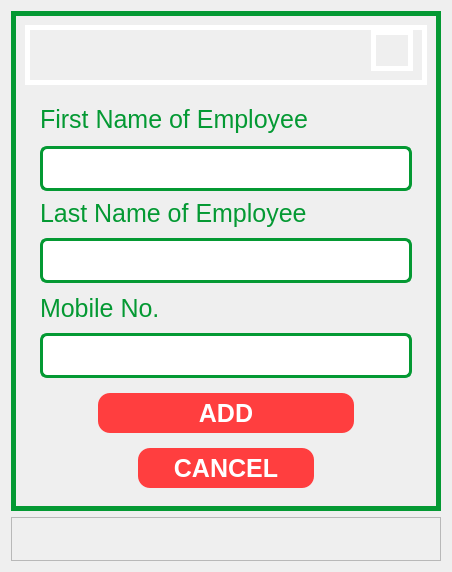
               <widget class="QWidget" name="page_35">
                <layout class="QGridLayout" name="gridLayout_91">
                 <item row="0" column="0">
                  <widget class="QFrame" name="frame_437">
                   <property name="minimumSize">
                    <size>
                     <width>430</width>
                     <height>500</height>
                    </size>
                   </property>
                   <property name="maximumSize">
                    <size>
                     <width>430</width>
                     <height>500</height>
                    </size>
                   </property>
                   <property name="styleSheet">
                    <string notr="true">border-radius: 0px;
border-style: solid;
border-width: 5px;
border-color: #049933;</string>
                   </property>
                   <property name="frameShape">
                    <enum>QFrame::StyledPanel</enum>
                   </property>
                   <property name="frameShadow">
                    <enum>QFrame::Raised</enum>
                   </property>
                   <layout class="QVBoxLayout" name="verticalLayout_70">
                    <item>
                     <widget class="QFrame" name="frame_438">
                      <property name="minimumSize">
                       <size>
                        <width>0</width>
                        <height>60</height>
                       </size>
                      </property>
                      <property name="maximumSize">
                       <size>
                        <width>16777215</width>
                        <height>60</height>
                       </size>
                      </property>
                      <property name="styleSheet">
                       <string notr="true">border-color: white;</string>
                      </property>
                      <property name="frameShape">
                       <enum>QFrame::StyledPanel</enum>
                      </property>
                      <property name="frameShadow">
                       <enum>QFrame::Raised</enum>
                      </property>
                      <layout class="QHBoxLayout" name="horizontalLayout_153">
                       <property name="topMargin">
                        <number>0</number>
                       </property>
                       <item>
                        <spacer name="horizontalSpacer_22">
                         <property name="orientation">
                          <enum>Qt::Horizontal</enum>
                         </property>
                         <property name="sizeHint" stdset="0">
                          <size>
                           <width>40</width>
                           <height>20</height>
                          </size>
                         </property>
                        </spacer>
                       </item>
                       <item>
                        <widget class="QPushButton" name="pushButton_63">
                         <property name="maximumSize">
                          <size>
                           <width>16777215</width>
                           <height>60</height>
                          </size>
                         </property>
                         <property name="focusPolicy">
                          <enum>Qt::NoFocus</enum>
                         </property>
                         <property name="styleSheet">
                          <string notr="true">border-radius: 0.1px;</string>
                         </property>
                         <property name="text">
                          <string/>
                         </property>
                         <property name="icon">
                          <iconset>
                           <normaloff>images/Spirit’s FITNESS GYM.png</normaloff>images/Spirit’s FITNESS GYM.png</iconset>
                         </property>
                         <property name="iconSize">
                          <size>
                           <width>200</width>
                           <height>30</height>
                          </size>
                         </property>
                        </widget>
                       </item>
                      </layout>
                     </widget>
                    </item>
                    <item>
                     <widget class="QFrame" name="frame_439">
                      <property name="styleSheet">
                       <string notr="true">border-color: white;
border-width: 0px;</string>
                      </property>
                      <property name="frameShape">
                       <enum>QFrame::StyledPanel</enum>
                      </property>
                      <property name="frameShadow">
                       <enum>QFrame::Raised</enum>
                      </property>
                      <layout class="QGridLayout" name="gridLayout_90">
                       <item row="2" column="2" rowspan="2">
                        <widget class="QFrame" name="frame_440">
                         <property name="frameShape">
                          <enum>QFrame::StyledPanel</enum>
                         </property>
                         <property name="frameShadow">
                          <enum>QFrame::Raised</enum>
                         </property>
                        </widget>
                       </item>
                       <item row="7" column="0" colspan="3">
                        <widget class="QFrame" name="frame_443">
                         <property name="maximumSize">
                          <size>
                           <width>16777215</width>
                           <height>250</height>
                          </size>
                         </property>
                         <property name="frameShape">
                          <enum>QFrame::StyledPanel</enum>
                         </property>
                         <property name="frameShadow">
                          <enum>QFrame::Raised</enum>
                         </property>
                         <layout class="QVBoxLayout" name="verticalLayout_71">
                          <property name="topMargin">
                           <number>0</number>
                          </property>
                          <property name="bottomMargin">
                           <number>0</number>
                          </property>
                          <item>
                           <widget class="QFrame" name="frame_444">
                            <property name="frameShape">
                             <enum>QFrame::StyledPanel</enum>
                            </property>
                            <property name="frameShadow">
                             <enum>QFrame::Raised</enum>
                            </property>
                            <layout class="QHBoxLayout" name="horizontalLayout_154">
                             <item>
                              <widget class="QFrame" name="frame_445">
                               <property name="maximumSize">
                                <size>
                                 <width>40</width>
                                 <height>16777215</height>
                                </size>
                               </property>
                               <property name="frameShape">
                                <enum>QFrame::StyledPanel</enum>
                               </property>
                               <property name="frameShadow">
                                <enum>QFrame::Raised</enum>
                               </property>
                              </widget>
                             </item>
                             <item>
                              <widget class="QPushButton" name="confirm_add_employee_btn">
                               <property name="minimumSize">
                                <size>
                                 <width>0</width>
                                 <height>40</height>
                                </size>
                               </property>
                               <property name="cursor">
                                <cursorShape>PointingHandCursor</cursorShape>
                               </property>
                               <property name="focusPolicy">
                                <enum>Qt::NoFocus</enum>
                               </property>
                               <property name="styleSheet">
                                <string notr="true">QPushButton{
border-color: #FF3E3F;
background-color: rgb(255, 62, 63);
color: rgb(255, 255, 255);
font: bold 25px Arial, serif;
border-radius: 12px;

cursor: grab;
}

QPushButton:hover{
	border-color:#cc3132;
	background-color: #cc3132;
}
</string>
                               </property>
                               <property name="text">
                                <string>ADD</string>
                               </property>
                              </widget>
                             </item>
                             <item>
                              <widget class="QFrame" name="frame_446">
                               <property name="maximumSize">
                                <size>
                                 <width>40</width>
                                 <height>16777215</height>
                                </size>
                               </property>
                               <property name="frameShape">
                                <enum>QFrame::StyledPanel</enum>
                               </property>
                               <property name="frameShadow">
                                <enum>QFrame::Raised</enum>
                               </property>
                              </widget>
                             </item>
                            </layout>
                           </widget>
                          </item>
                          <item>
                           <widget class="QFrame" name="frame_447">
                            <property name="maximumSize">
                             <size>
                              <width>16777215</width>
                              <height>100</height>
                             </size>
                            </property>
                            <property name="frameShape">
                             <enum>QFrame::StyledPanel</enum>
                            </property>
                            <property name="frameShadow">
                             <enum>QFrame::Raised</enum>
                            </property>
                            <layout class="QHBoxLayout" name="horizontalLayout_155">
                             <property name="topMargin">
                              <number>0</number>
                             </property>
                             <property name="bottomMargin">
                              <number>0</number>
                             </property>
                             <item>
                              <widget class="QFrame" name="frame_448">
                               <property name="maximumSize">
                                <size>
                                 <width>80</width>
                                 <height>90</height>
                                </size>
                               </property>
                               <property name="frameShape">
                                <enum>QFrame::StyledPanel</enum>
                               </property>
                               <property name="frameShadow">
                                <enum>QFrame::Raised</enum>
                               </property>
                              </widget>
                             </item>
                             <item>
                              <widget class="QPushButton" name="cancel_add_employee_btn">
                               <property name="minimumSize">
                                <size>
                                 <width>0</width>
                                 <height>40</height>
                                </size>
                               </property>
                               <property name="cursor">
                                <cursorShape>PointingHandCursor</cursorShape>
                               </property>
                               <property name="focusPolicy">
                                <enum>Qt::NoFocus</enum>
                               </property>
                               <property name="styleSheet">
                                <string notr="true">QPushButton{
border-color: #FF3E3F;
background-color: rgb(255, 62, 63);
color: rgb(255, 255, 255);
font: bold 25px Arial, serif;
border-radius: 12px;

cursor: grab;
}

QPushButton:hover{
	border-color:#cc3132;
	background-color: #cc3132;
}
</string>
                               </property>
                               <property name="text">
                                <string>CANCEL</string>
                               </property>
                              </widget>
                             </item>
                             <item>
                              <widget class="QFrame" name="frame_449">
                               <property name="maximumSize">
                                <size>
                                 <width>80</width>
                                 <height>100</height>
                                </size>
                               </property>
                               <property name="frameShape">
                                <enum>QFrame::StyledPanel</enum>
                               </property>
                               <property name="frameShadow">
                                <enum>QFrame::Raised</enum>
                               </property>
                              </widget>
                             </item>
                            </layout>
                           </widget>
                          </item>
                         </layout>
                        </widget>
                       </item>
                       <item row="5" column="1">
                        <widget class="QLineEdit" name="employee_phone_num_input">
                         <property name="minimumSize">
                          <size>
                           <width>0</width>
                           <height>45</height>
                          </size>
                         </property>
                         <property name="styleSheet">
                          <string notr="true">QLineEdit{
border: 3px solid  #049933;;
border-radius: 0px;
font: 25px Arial, serif;
border-radius: 7px;
}
QLineEdit:focus{
border-color: #00bc3b;
background-color: #f2f2f2;
}</string>
                         </property>
                        </widget>
                       </item>
                       <item row="0" column="0" rowspan="2">
                        <widget class="QFrame" name="frame_441">
                         <property name="frameShape">
                          <enum>QFrame::StyledPanel</enum>
                         </property>
                         <property name="frameShadow">
                          <enum>QFrame::Raised</enum>
                         </property>
                        </widget>
                       </item>
                       <item row="0" column="2" rowspan="2">
                        <widget class="QFrame" name="frame_442">
                         <property name="frameShape">
                          <enum>QFrame::StyledPanel</enum>
                         </property>
                         <property name="frameShadow">
                          <enum>QFrame::Raised</enum>
                         </property>
                        </widget>
                       </item>
                       <item row="2" column="1">
                        <widget class="QLabel" name="label_58">
                         <property name="maximumSize">
                          <size>
                           <width>330</width>
                           <height>45</height>
                          </size>
                         </property>
                         <property name="styleSheet">
                          <string notr="true">border-color: white;
font: 25px Arial, serif;
color: rgb(4, 153, 51);</string>
                         </property>
                         <property name="text">
                          <string>Last Name of Employee</string>
                         </property>
                        </widget>
                       </item>
                       <item row="1" column="1">
                        <widget class="QLineEdit" name="employee_first_name_main_input">
                         <property name="minimumSize">
                          <size>
                           <width>0</width>
                           <height>45</height>
                          </size>
                         </property>
                         <property name="maximumSize">
                          <size>
                           <width>450</width>
                           <height>40</height>
                          </size>
                         </property>
                         <property name="styleSheet">
                          <string notr="true">QLineEdit{
border: 3px solid  #049933;;
border-radius: 0px;
font: 25px Arial, serif;
border-radius: 7px;
}
QLineEdit:focus{
border-color: #00bc3b;
background-color: #f2f2f2;
}</string>
                         </property>
                        </widget>
                       </item>
                       <item row="0" column="1">
                        <widget class="QLabel" name="label_59">
                         <property name="maximumSize">
                          <size>
                           <width>330</width>
                           <height>45</height>
                          </size>
                         </property>
                         <property name="styleSheet">
                          <string notr="true">border-color: white;
font: 25px Arial, serif;
color: rgb(4, 153, 51);</string>
                         </property>
                         <property name="text">
                          <string>First Name of Employee</string>
                         </property>
                        </widget>
                       </item>
                       <item row="2" column="0" rowspan="2">
                        <widget class="QFrame" name="frame_450">
                         <property name="frameShape">
                          <enum>QFrame::StyledPanel</enum>
                         </property>
                         <property name="frameShadow">
                          <enum>QFrame::Raised</enum>
                         </property>
                        </widget>
                       </item>
                       <item row="3" column="1">
                        <widget class="QLineEdit" name="employee_last_name_main_input">
                         <property name="minimumSize">
                          <size>
                           <width>0</width>
                           <height>45</height>
                          </size>
                         </property>
                         <property name="maximumSize">
                          <size>
                           <width>450</width>
                           <height>45</height>
                          </size>
                         </property>
                         <property name="styleSheet">
                          <string notr="true">QLineEdit{
border: 3px solid  #049933;;
border-radius: 0px;
font: 25px Arial, serif;
border-radius: 7px;
}
QLineEdit:focus{
border-color: #00bc3b;
background-color: #f2f2f2;
}</string>
                         </property>
                        </widget>
                       </item>
                       <item row="4" column="1">
                        <widget class="QLabel" name="label_7">
                         <property name="styleSheet">
                          <string notr="true">border-color: white;
font: 25px Arial, serif;
color: rgb(4, 153, 51);</string>
                         </property>
                         <property name="text">
                          <string>Mobile No.</string>
                         </property>
                        </widget>
                       </item>
                      </layout>
                     </widget>
                    </item>
                   </layout>
                  </widget>
                 </item>
                 <item row="1" column="0">
                  <widget class="QFrame" name="frame_451">
                   <property name="maximumSize">
                    <size>
                     <width>16777215</width>
                     <height>16777215</height>
                    </size>
                   </property>
                   <property name="frameShape">
                    <enum>QFrame::StyledPanel</enum>
                   </property>
                   <property name="frameShadow">
                    <enum>QFrame::Raised</enum>
                   </property>
                   <layout class="QHBoxLayout" name="horizontalLayout_13">
                    <item>
                     <widget class="QPushButton" name="add_employee_main_error_notif">
                      <property name="focusPolicy">
                       <enum>Qt::NoFocus</enum>
                      </property>
                      <property name="styleSheet">
                       <string notr="true">border-color: white;
font: 20px Arial, serif;
color: black;
border-radius: 0.1px;</string>
                      </property>
                      <property name="text">
                       <string/>
                      </property>
                     </widget>
                    </item>
                   </layout>
                  </widget>
                 </item>
                </layout>
               </widget>
